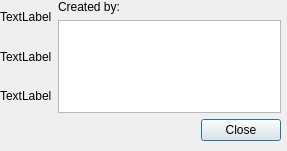
<?xml version="1.0" encoding="UTF-8"?>
<ui version="4.0">
 <class>compinfo</class>
 <widget class="QDialog" name="compinfo">
  <property name="geometry">
   <rect>
    <x>0</x>
    <y>0</y>
    <width>287</width>
    <height>151</height>
   </rect>
  </property>
  <property name="windowTitle">
   <string>Information</string>
  </property>
  <widget class="QWidget" name="">
   <property name="geometry">
    <rect>
     <x>0</x>
     <y>0</y>
     <width>281</width>
     <height>141</height>
    </rect>
   </property>
   <layout class="QVBoxLayout" name="verticalLayout_3">
    <item>
     <layout class="QHBoxLayout" name="horizontalLayout">
      <item>
       <layout class="QVBoxLayout" name="verticalLayout">
        <item>
         <widget class="QLabel" name="label_name">
          <property name="text">
           <string>TextLabel</string>
          </property>
          <property name="scaledContents">
           <bool>true</bool>
          </property>
         </widget>
        </item>
        <item>
         <widget class="QLabel" name="label_built">
          <property name="text">
           <string>TextLabel</string>
          </property>
         </widget>
        </item>
        <item>
         <widget class="QLabel" name="label_type">
          <property name="text">
           <string>TextLabel</string>
          </property>
         </widget>
        </item>
       </layout>
      </item>
      <item>
       <layout class="QVBoxLayout" name="verticalLayout_2">
        <item>
         <widget class="QLabel" name="label_created_by">
          <property name="text">
           <string>Created by:</string>
          </property>
         </widget>
        </item>
        <item>
         <widget class="QListWidget" name="list_related_scientists"/>
        </item>
       </layout>
      </item>
     </layout>
    </item>
    <item alignment="Qt::AlignRight">
     <widget class="QPushButton" name="button_close">
      <property name="text">
       <string>Close</string>
      </property>
     </widget>
    </item>
   </layout>
  </widget>
 </widget>
 <resources/>
 <connections/>
</ui>
